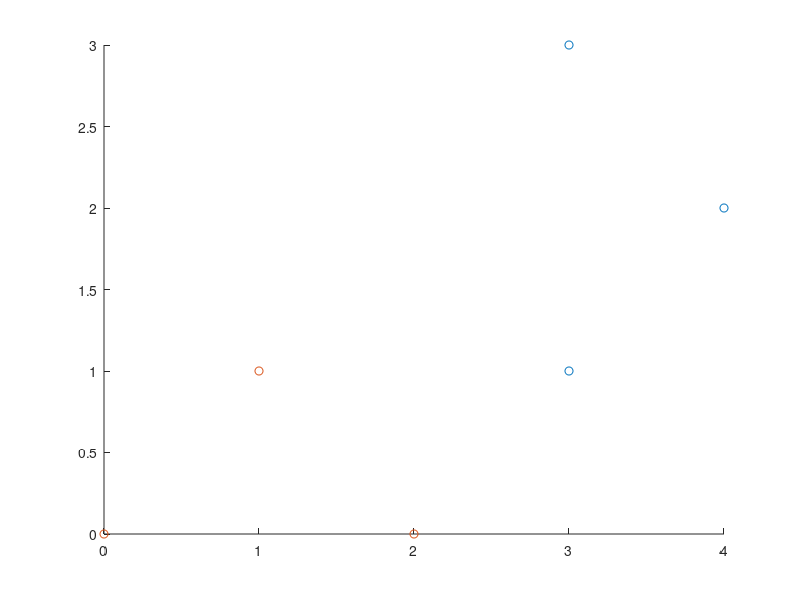

Recreate this plot in MATLAB. (Note: this script raises an error after producing the figure.)
%%
P = [0 1 2;0 1 0];
Q = [3 4 3;3 2 1];

figure
hold on
scatter(Q(1,:),Q(2,:))
scatter(P(1,:),P(2,:))

[r,J,JJ] = rigid_res2([-pi/2,3,3]',P,Q);

%%
rigid_res1('selftest')
